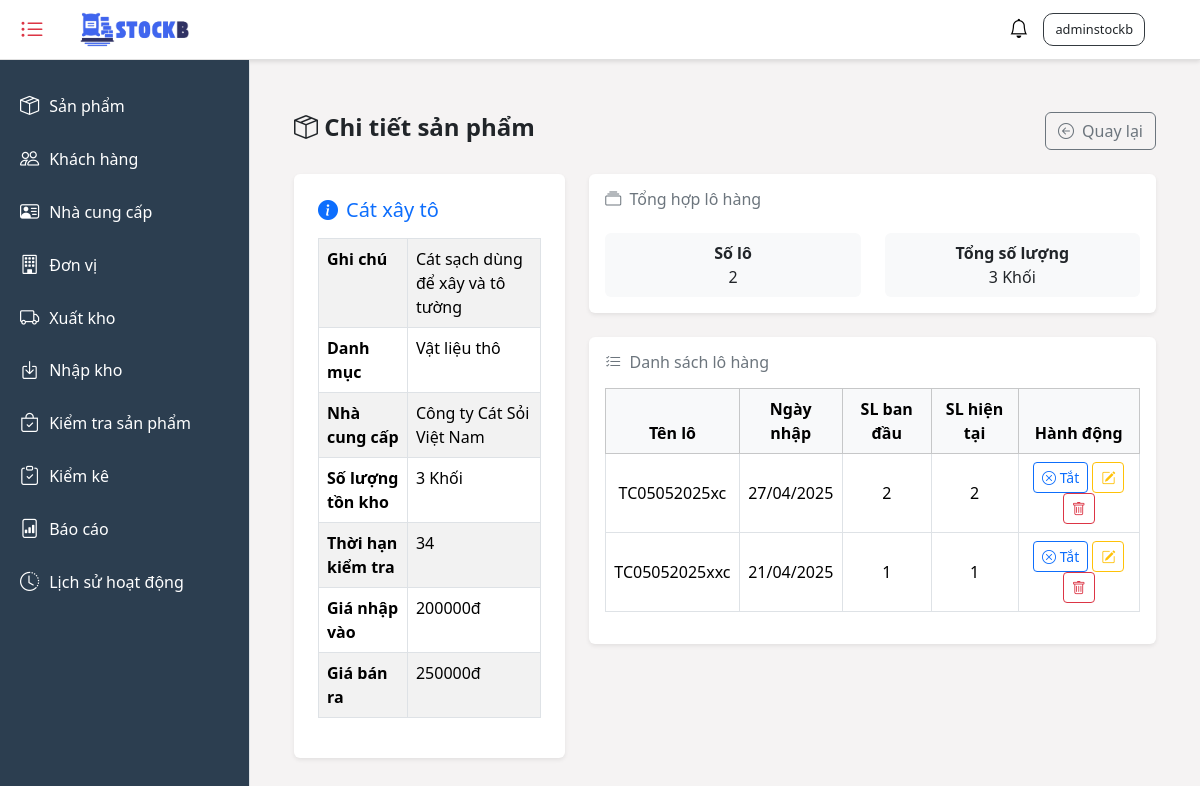
The app's page /product/2/ (signed in), older data.
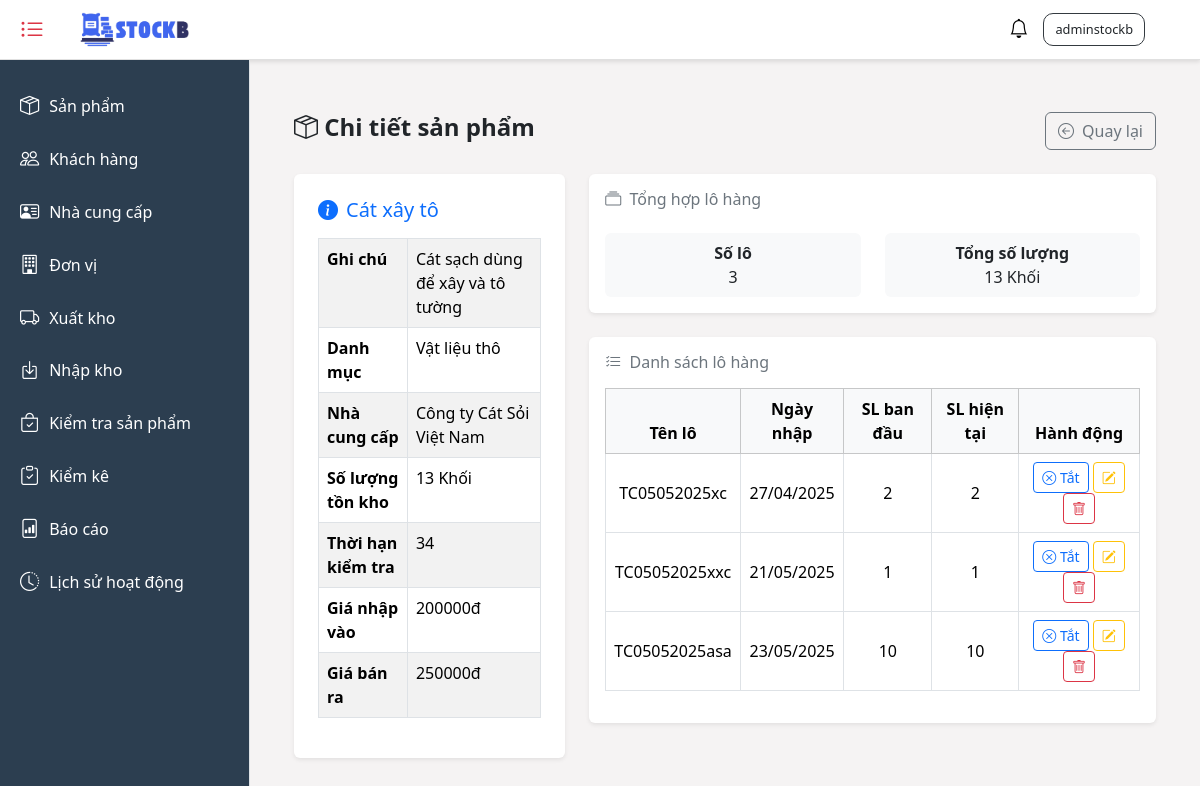
The same page, newer data.
### stockb/models.py (models this page shows, shortened)
class ProductDetail(models.Model):
    STATUS_CHOICES = [
        ('ACTIVE', 'Kích hoạt'),
        ('UNACTIVE', 'Tắt kích hoạt'),
    ]
    product = models.ForeignKey(Product, on_delete=models.CASCADE, related_name='product_details')
    product_batch = models.CharField(max_length=100)
    initial_quantity = models.IntegerField()
    remaining_quantity = models.IntegerField()
    import_date = models.DateTimeField()
    status = models.CharField(
        max_length=20,
        choices=STATUS_CHOICES,
        default='ACTIVE'
    )
    expiry_date = models.DateTimeField(blank=True, null=True)
    created_at = models.DateTimeField(auto_now_add=True)
    updated_at = models.DateTimeField(auto_now=True)
    checked_at = models.DateTimeField(blank=True, null=True)
    class Meta:
        unique_together = ('product', 'product_batch')

### stockb/views/product_views.py (the view)
# urls.py: path('product/<int:pk>/', product_views.product_detail, name='product_detail'),
@login_required
def product_detail(request, pk):
    product = get_object_or_404(Product, pk=pk)
    product_details = ProductDetail.objects.filter(product=product).select_related('product__category', 'product__unit').order_by('status')
    total_remaining_quantity = ProductDetail.objects.filter(
        product=product, status='ACTIVE'
    ).aggregate(total=Sum('remaining_quantity'))['total'] or 0
    context = {
        "title": f"Chi tiết sản phẩm - {product.product_name}",
        "product": product,
        "product_details": product_details,
        "total_remaining_quantity": total_remaining_quantity,
    }
    return render(request, 'product/product_detail.html', context)

### stockb/context_processors.py (called while the page is built)
def notifications(request):
    return {
        'notifications': Notification.objects.all()[:50]
    }

### stockb/templates/product/product_detail.html (shortened to what the changed rows need)
{% extends 'base.html' %}
{% block content %}
<div class="container py-4">
  <div class="row g-4">
    <div class="col-md-4">
      <div class="card border-0 shadow-sm p-4 h-100">
          <table class="table table-bordered table-striped">
            <tbody>
              <tr>
                <th style="width: 40%">Ghi chú</th>
              </tr>
              <tr>
                <th>Danh mục</th>
              </tr>
              <tr>
                <th>Nhà cung cấp</th>
              </tr>
              <tr>
                <th>Số lượng tồn kho</th>
                <td>{{ total_remaining_quantity }} {{ product.unit.unit_name }}</td>
              </tr>
              <tr>
                <th>Thời hạn kiểm tra</th>
              </tr>
              <tr>
                <th>Giá nhập vào</th>
              </tr>
              <tr>
                <th>Giá bán ra</th>
              </tr>
            </tbody>
          </table>
      </div>
    </div>
    <div class="col-md-8">
      <div class="card border-0 shadow-sm mb-4 p-3">
        <div class="row mt-3">
          <div class="col-6">
            <div class="bg-light rounded p-2 text-center">
              <div class="fw-bold text-dark">Số lô</div>
              <div>{{ product_details.count }}</div>
            </div>
          </div>
          <div class="col-6">
            <div class="bg-light rounded p-2 text-center">
              <div class="fw-bold text-dark">Tổng số lượng</div>
              <div>{{ total_remaining_quantity }} {{ product.unit.unit_name }}</div>
            </div>
          </div>
        </div>
      </div>
      <div class="card border-0 shadow-sm p-3">
        <div class="table-responsive">
          <table class="table table-hover table-bordered align-middle">
            <thead class="table-light">
              <tr class="text-center">
                <th>Tên lô</th>
                <th>Ngày nhập</th>
                <th>SL ban đầu</th>
                <th>SL hiện tại</th>
                <th>Hành động</th>
              </tr>
            </thead>
            <tbody>
              {% for detail in product_details %}
              <tr class="text-center">
                <td>{{ detail.product_batch }}</td>
                <td>{{ detail.import_date|date:"d/m/Y" }}</td>
                <td>{{ detail.initial_quantity }}</td>
                <td>{{ detail.remaining_quantity }}</td>
                <td>
                  <form action="{% url 'toggle_product_detail_status' detail.pk %}" method="POST" class="d-inline">
                    <button type="submit" class="btn btn-sm {% if detail.status == 'ACTIVE' %}btn-outline-primary{% else %}btn-outline-success{% endif %}">
                      {% if detail.status == 'ACTIVE' %}<i class="bi bi-x-circle"></i> Tắt{% else %}<i class="bi bi-check-circle"></i> Kích hoạt{% endif %}
                    </button>
                  </form>
                  <form action="{% url 'edit_product_detail' detail.pk %}" method="POST" class="d-inline edit-form">
                    <button type="submit" class="btn btn-sm btn-outline-warning"><i class="bi bi-pencil-square"></i></button>
                  </form>
                  <form action="{% url 'delete_product_detail' detail.pk %}" method="POST" class="d-inline">
                    <button type="submit" class="btn btn-sm btn-outline-danger"><i class="bi bi-trash"></i></button>
                  </form>
                </td>
              </tr>
              {% empty %}
              <tr>
                <td colspan="5" class="text-center text-muted">Không có lô hàng nào.</td>
              </tr>
              {% endfor %}
            </tbody>
          </table>
        </div>
      </div>
    </div>
  </div>
</div>
{% endblock %}

Row changes from the older to the newer data that the page shows:
changed ProductDetail "TC05052025xxc": import_date "21/04/2025" → "21/05/2025"
added ProductDetail: product_batch "TC05052025asa", import_date "23/05/2025", initial_quantity "10", remaining_quantity "10", status "ACTIVE" (drawn)
Text that changed along with them:
{{ total_remaining_quantity }}: "3" → "13"
{{ product_details.count }}: "2" → "3"
